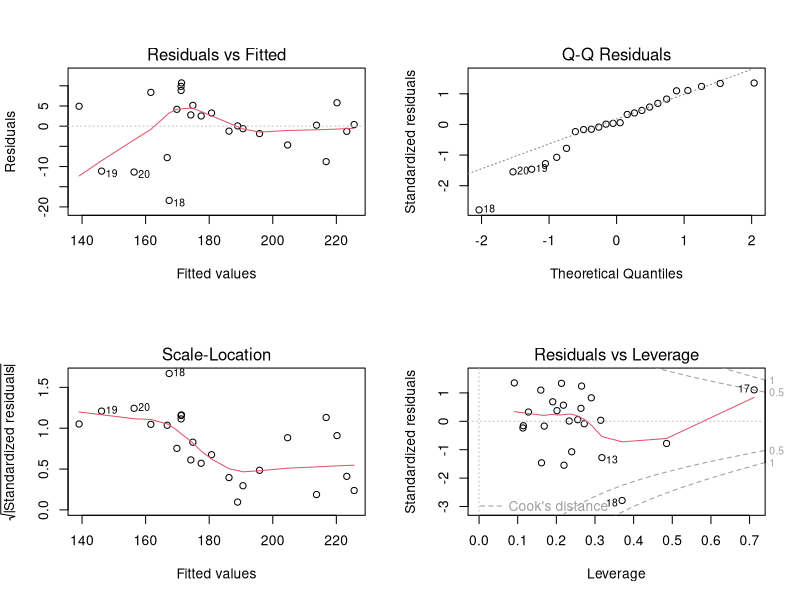

Source code (R):
# =====================================================================
# 2. Ordinary multiple linear regression + VIF test
# 3. Discussion: conditional associations and collinearity
#
#   speed ~ displace + power + weight + length + width
#
# The model fits well (R2 = 0.915) but the variance inflation factors
# indicate strong multicollinearity and inflated standard errors.
# Conditional associations can differ from marginal slopes.
# =====================================================================

library(tidyverse)
library(car)

dir.create("figures", showWarnings = FALSE)

df     <- read_csv("data/cars.csv", show_col_types = FALSE)
df_num <- df %>% select(where(is.numeric))

predictors <- c("displace", "power", "weight", "length", "width")

# --- 2.1 Fit the full model ------------------------------------------
lm_full <- lm(speed ~ displace + power + weight + length + width, data = df_num)

summary(lm_full)
#   R2      = 0.9148   Adjusted R2 = 0.8911
#   F(5,18) = 38.66    p = 5.17e-09   Residual SE = 8.32 km/h

# --- 2.2 Coefficient table -------------------------------------------
coef_table <- as.data.frame(summary(lm_full)$coefficients)
names(coef_table) <- c("estimate", "std_error", "t_value", "p_value")
coef_table$term <- rownames(coef_table)
coef_table <- coef_table %>%
  select(term, everything())
coef_table

#   term        estimate   std_error   t_value   p_value
#   (Intercept) 137.2260     52.9134     2.593    0.0184
#   displace      0.0042      0.0107     0.396    0.6965  (not significant)
#   power         0.7353      0.0901     8.160    1.8e-07 (significant)
#   weight       -0.0939      0.0229    -4.096    0.0007  (NEGATIVE!)
#   length        0.3779      0.1335     2.830    0.0111
#   width        -0.5972      0.4569    -1.307    0.2077  (not significant)

# --- 2.3 VIF test -----------------------------------------------------
vif_values <- round(vif(lm_full), 3)
vif_values
#   displace 10.516 | power 4.058 | weight 9.255 | length 10.126 | width 4.063
#   Rule of thumb: VIF > 5 is worrying, VIF > 10 is severe.
#   -> displace and length are above 10, weight is just below (9.26):
#      multicollinearity is severe and confirmed quantitatively.

sqrt(vif_values)   # SEs inflated by a factor > 3 for displace and length

# --- 3.1 Interpreting conditional associations with collinearity ------
# * displace correlates +0.69 with speed, yet its coefficient is ~0 and
#   not statistically significant after adjustment for the other predictors.
# * weight correlates +0.49 with speed, yet its coefficient is NEGATIVE
#   (-0.094 km/h per kg). This conditional association can differ from
#   the marginal slope. A sign reversal alone does not prove instability
#   or make the conditional comparison meaningless.
# * High VIF inflates standard errors. These observational coefficients
#   describe associations and do not establish causal effects. Predictive
#   performance requires evaluation on observations excluded from fitting.

# --- 3.2 Collinearity-free reference: one predictor at a time ---------
simple_slopes <- sapply(predictors, function(v) {
  f <- as.formula(paste("speed ~", v))
  coef(lm(f, data = df_num))[2]
})
tibble(variable = predictors,
       simple_slope = round(as.numeric(simple_slopes), 4),
       multiple_model_slope = unname(coef(lm_full)[predictors]))
# Every simple slope is positive: the negative weight coefficient only
# appears once all five predictors enter the model together.

# --- 3.3 Diagnostic plots ---------------------------------------------
png("figures/03_diagnostics_full_model.png", width = 900, height = 700, res = 120)
par(mfrow = c(2, 2))
plot(lm_full)
dev.off()
par(mfrow = c(1, 1))

# --- 3.4 Save the key numbers ----------------------------------------
dir.create("results", showWarnings = FALSE)
write_csv(coef_table, "results/03_ols_coefficients.csv")
write_csv(tibble(term = names(vif_values),
                 vif  = as.numeric(vif_values)),
          "results/03_vif.csv")
